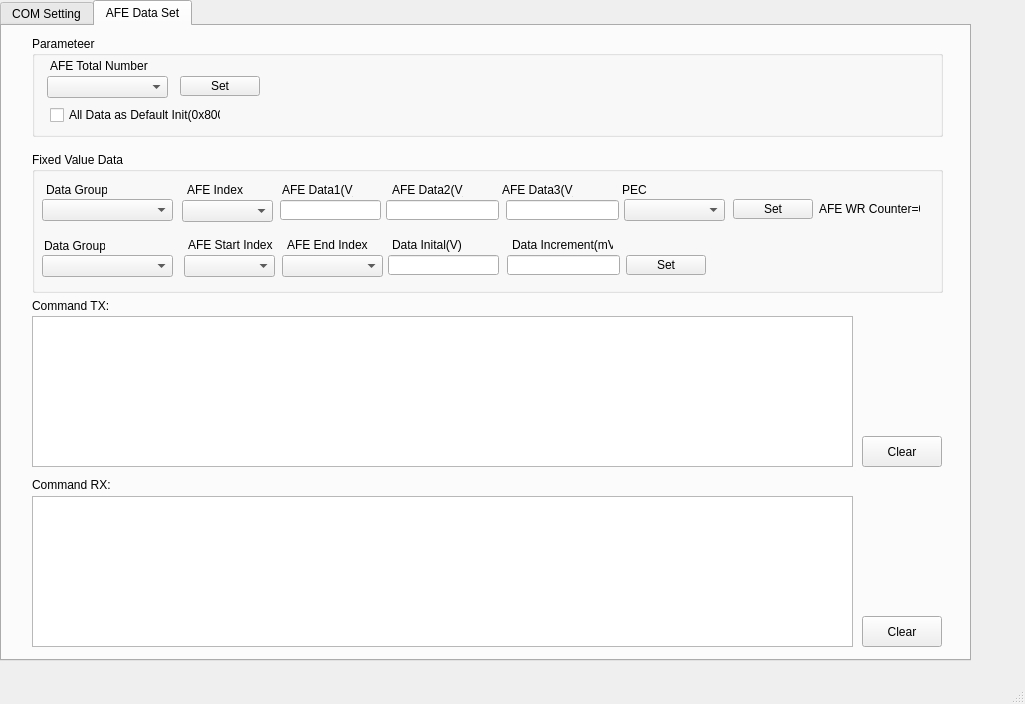
<?xml version="1.0" encoding="UTF-8"?>
<ui version="4.0">
 <class>MainWindow</class>
 <widget class="QMainWindow" name="MainWindow">
  <property name="geometry">
   <rect>
    <x>0</x>
    <y>0</y>
    <width>1025</width>
    <height>704</height>
   </rect>
  </property>
  <property name="windowTitle">
   <string>MainWindow</string>
  </property>
  <widget class="QWidget" name="centralwidget">
   <widget class="QTabWidget" name="tabWidget">
    <property name="geometry">
     <rect>
      <x>0</x>
      <y>0</y>
      <width>971</width>
      <height>661</height>
     </rect>
    </property>
    <property name="cursor">
     <cursorShape>ArrowCursor</cursorShape>
    </property>
    <property name="currentIndex">
     <number>1</number>
    </property>
    <widget class="QWidget" name="tab">
     <attribute name="title">
      <string>COM Setting</string>
     </attribute>
     <widget class="QComboBox" name="comboBoxPort">
      <property name="geometry">
       <rect>
        <x>30</x>
        <y>80</y>
        <width>121</width>
        <height>31</height>
       </rect>
      </property>
     </widget>
     <widget class="QPushButton" name="btnScan">
      <property name="geometry">
       <rect>
        <x>30</x>
        <y>39</y>
        <width>121</width>
        <height>31</height>
       </rect>
      </property>
      <property name="text">
       <string>Find COM Port</string>
      </property>
     </widget>
     <widget class="QPushButton" name="btnOpen">
      <property name="geometry">
       <rect>
        <x>170</x>
        <y>80</y>
        <width>91</width>
        <height>31</height>
       </rect>
      </property>
      <property name="text">
       <string>Open</string>
      </property>
     </widget>
    </widget>
    <widget class="QWidget" name="tab_2">
     <attribute name="title">
      <string>AFE Data Set</string>
     </attribute>
     <widget class="QTextEdit" name="textEditTx">
      <property name="geometry">
       <rect>
        <x>30</x>
        <y>290</y>
        <width>821</width>
        <height>151</height>
       </rect>
      </property>
      <property name="inputMethodHints">
       <set>Qt::ImhNone</set>
      </property>
     </widget>
     <widget class="QTextEdit" name="textEditRx">
      <property name="geometry">
       <rect>
        <x>30</x>
        <y>470</y>
        <width>821</width>
        <height>151</height>
       </rect>
      </property>
      <property name="inputMethodHints">
       <set>Qt::ImhNone</set>
      </property>
     </widget>
     <widget class="QGroupBox" name="groupBox">
      <property name="geometry">
       <rect>
        <x>30</x>
        <y>126</y>
        <width>911</width>
        <height>141</height>
       </rect>
      </property>
      <property name="title">
       <string>Fixed Value Data</string>
      </property>
      <widget class="QComboBox" name="comboBoxCmd">
       <property name="geometry">
        <rect>
         <x>10</x>
         <y>47</y>
         <width>131</width>
         <height>22</height>
        </rect>
       </property>
      </widget>
      <widget class="QLineEdit" name="lineEditV1">
       <property name="geometry">
        <rect>
         <x>248</x>
         <y>48</y>
         <width>101</width>
         <height>20</height>
        </rect>
       </property>
      </widget>
      <widget class="QPushButton" name="btnSend">
       <property name="geometry">
        <rect>
         <x>701</x>
         <y>47</y>
         <width>80</width>
         <height>20</height>
        </rect>
       </property>
       <property name="text">
        <string>Set</string>
       </property>
      </widget>
      <widget class="QLineEdit" name="lineEditV3">
       <property name="geometry">
        <rect>
         <x>474</x>
         <y>48</y>
         <width>113</width>
         <height>20</height>
        </rect>
       </property>
      </widget>
      <widget class="QComboBox" name="comboBoxAfeIndex">
       <property name="geometry">
        <rect>
         <x>150</x>
         <y>48</y>
         <width>91</width>
         <height>22</height>
        </rect>
       </property>
      </widget>
      <widget class="QLineEdit" name="lineEditV2">
       <property name="geometry">
        <rect>
         <x>354</x>
         <y>48</y>
         <width>113</width>
         <height>20</height>
        </rect>
       </property>
      </widget>
      <widget class="QComboBox" name="comboBoxPEC">
       <property name="geometry">
        <rect>
         <x>592</x>
         <y>47</y>
         <width>101</width>
         <height>22</height>
        </rect>
       </property>
      </widget>
      <widget class="QComboBox" name="comboBoxCmdType">
       <property name="geometry">
        <rect>
         <x>10</x>
         <y>103</y>
         <width>131</width>
         <height>22</height>
        </rect>
       </property>
      </widget>
      <widget class="QComboBox" name="comboBoxStartIndex">
       <property name="geometry">
        <rect>
         <x>152</x>
         <y>103</y>
         <width>91</width>
         <height>22</height>
        </rect>
       </property>
      </widget>
      <widget class="QComboBox" name="comboBoxEndIndex">
       <property name="geometry">
        <rect>
         <x>250</x>
         <y>103</y>
         <width>101</width>
         <height>22</height>
        </rect>
       </property>
      </widget>
      <widget class="QLineEdit" name="lineEditStartVolt">
       <property name="geometry">
        <rect>
         <x>356</x>
         <y>103</y>
         <width>111</width>
         <height>20</height>
        </rect>
       </property>
      </widget>
      <widget class="QLineEdit" name="lineEditStepVolt">
       <property name="geometry">
        <rect>
         <x>475</x>
         <y>103</y>
         <width>113</width>
         <height>20</height>
        </rect>
       </property>
      </widget>
      <widget class="QPushButton" name="btnSendRangeVoltage">
       <property name="geometry">
        <rect>
         <x>594</x>
         <y>103</y>
         <width>80</width>
         <height>20</height>
        </rect>
       </property>
       <property name="text">
        <string>Set</string>
       </property>
      </widget>
      <widget class="QLabel" name="label_2">
       <property name="geometry">
        <rect>
         <x>14</x>
         <y>30</y>
         <width>61</width>
         <height>16</height>
        </rect>
       </property>
       <property name="text">
        <string>Data Group</string>
       </property>
      </widget>
      <widget class="QLabel" name="label_3">
       <property name="geometry">
        <rect>
         <x>12</x>
         <y>86</y>
         <width>61</width>
         <height>16</height>
        </rect>
       </property>
       <property name="text">
        <string>Data Group</string>
       </property>
      </widget>
      <widget class="QLabel" name="label_4">
       <property name="geometry">
        <rect>
         <x>155</x>
         <y>30</y>
         <width>61</width>
         <height>16</height>
        </rect>
       </property>
       <property name="text">
        <string>AFE Index</string>
       </property>
      </widget>
      <widget class="QLabel" name="label_5">
       <property name="geometry">
        <rect>
         <x>250</x>
         <y>30</y>
         <width>71</width>
         <height>16</height>
        </rect>
       </property>
       <property name="text">
        <string>AFE Data1(V)</string>
       </property>
      </widget>
      <widget class="QLabel" name="label_6">
       <property name="geometry">
        <rect>
         <x>360</x>
         <y>30</y>
         <width>71</width>
         <height>16</height>
        </rect>
       </property>
       <property name="text">
        <string>AFE Data2(V)</string>
       </property>
      </widget>
      <widget class="QLabel" name="label_7">
       <property name="geometry">
        <rect>
         <x>470</x>
         <y>30</y>
         <width>71</width>
         <height>16</height>
        </rect>
       </property>
       <property name="text">
        <string>AFE Data3(V)</string>
       </property>
      </widget>
      <widget class="QLabel" name="label_8">
       <property name="geometry">
        <rect>
         <x>590</x>
         <y>30</y>
         <width>71</width>
         <height>16</height>
        </rect>
       </property>
       <property name="text">
        <string>PEC</string>
       </property>
      </widget>
      <widget class="QLabel" name="label_9">
       <property name="geometry">
        <rect>
         <x>156</x>
         <y>85</y>
         <width>91</width>
         <height>16</height>
        </rect>
       </property>
       <property name="text">
        <string>AFE Start Index</string>
       </property>
      </widget>
      <widget class="QLabel" name="label_10">
       <property name="geometry">
        <rect>
         <x>255</x>
         <y>85</y>
         <width>91</width>
         <height>16</height>
        </rect>
       </property>
       <property name="text">
        <string>AFE End Index</string>
       </property>
      </widget>
      <widget class="QLabel" name="label_11">
       <property name="geometry">
        <rect>
         <x>360</x>
         <y>85</y>
         <width>91</width>
         <height>16</height>
        </rect>
       </property>
       <property name="text">
        <string>Data Inital(V) </string>
       </property>
      </widget>
      <widget class="QLabel" name="label_12">
       <property name="geometry">
        <rect>
         <x>480</x>
         <y>85</y>
         <width>101</width>
         <height>16</height>
        </rect>
       </property>
       <property name="text">
        <string>Data Increment(mV) </string>
       </property>
      </widget>
      <widget class="QLabel" name="label_15">
       <property name="geometry">
        <rect>
         <x>787</x>
         <y>49</y>
         <width>101</width>
         <height>16</height>
        </rect>
       </property>
       <property name="text">
        <string>AFE WR Counter=0</string>
       </property>
      </widget>
     </widget>
     <widget class="QGroupBox" name="groupBox_2">
      <property name="geometry">
       <rect>
        <x>30</x>
        <y>10</y>
        <width>911</width>
        <height>101</height>
       </rect>
      </property>
      <property name="title">
       <string>Parameteer</string>
      </property>
      <widget class="QComboBox" name="comboBoxTotalAFE">
       <property name="geometry">
        <rect>
         <x>15</x>
         <y>40</y>
         <width>121</width>
         <height>22</height>
        </rect>
       </property>
      </widget>
      <widget class="QPushButton" name="btnSendTotalAFE">
       <property name="geometry">
        <rect>
         <x>148</x>
         <y>40</y>
         <width>80</width>
         <height>20</height>
        </rect>
       </property>
       <property name="text">
        <string>Set</string>
       </property>
      </widget>
      <widget class="QLabel" name="label">
       <property name="geometry">
        <rect>
         <x>18</x>
         <y>22</y>
         <width>101</width>
         <height>16</height>
        </rect>
       </property>
       <property name="text">
        <string>AFE Total Number</string>
       </property>
      </widget>
      <widget class="QCheckBox" name="checkBoxInitDevice">
       <property name="geometry">
        <rect>
         <x>18</x>
         <y>70</y>
         <width>171</width>
         <height>18</height>
        </rect>
       </property>
       <property name="text">
        <string>All Data as Default Init(0x8000)</string>
       </property>
      </widget>
     </widget>
     <widget class="QPushButton" name="btnClearTx">
      <property name="geometry">
       <rect>
        <x>860</x>
        <y>410</y>
        <width>80</width>
        <height>31</height>
       </rect>
      </property>
      <property name="text">
       <string>Clear</string>
      </property>
     </widget>
     <widget class="QPushButton" name="btnClearRx">
      <property name="geometry">
       <rect>
        <x>860</x>
        <y>590</y>
        <width>80</width>
        <height>31</height>
       </rect>
      </property>
      <property name="text">
       <string>Clear</string>
      </property>
     </widget>
     <widget class="QLabel" name="label_13">
      <property name="geometry">
       <rect>
        <x>30</x>
        <y>270</y>
        <width>91</width>
        <height>20</height>
       </rect>
      </property>
      <property name="text">
       <string>Command TX:</string>
      </property>
     </widget>
     <widget class="QLabel" name="label_14">
      <property name="geometry">
       <rect>
        <x>30</x>
        <y>449</y>
        <width>91</width>
        <height>20</height>
       </rect>
      </property>
      <property name="text">
       <string>Command RX:</string>
      </property>
     </widget>
    </widget>
   </widget>
  </widget>
  <widget class="QMenuBar" name="menubar">
   <property name="geometry">
    <rect>
     <x>0</x>
     <y>0</y>
     <width>1025</width>
     <height>20</height>
    </rect>
   </property>
  </widget>
  <widget class="QStatusBar" name="statusbar"/>
 </widget>
 <resources/>
 <connections/>
</ui>
